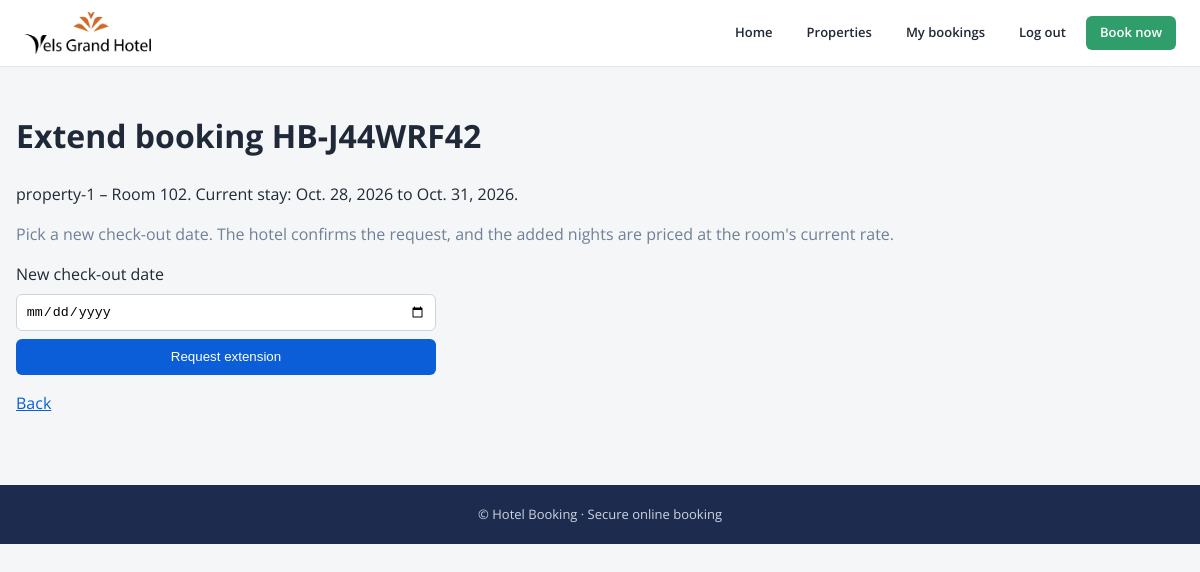
The app's page /account/bookings/HB-J44WRF42/extend/ (signed in) with its own data.
### bookings/models.py (models this page shows, shortened)
class Booking(TimeStampedModel):
    class Status(models.TextChoices):
        PENDING = "PENDING", "Pending"
        CONFIRMED = "CONFIRMED", "Confirmed"
        CHECKED_IN = "CHECKED_IN", "Checked in"
        CHECKED_OUT = "CHECKED_OUT", "Checked out"
        CANCELLED = "CANCELLED", "Cancelled"
        NO_SHOW = "NO_SHOW", "No show"
        EXPIRED = "EXPIRED", "Expired"
    class PaymentStatus(models.TextChoices):
        UNPAID = "UNPAID", "Unpaid"
        PENDING = "PENDING", "Pending"
        PARTIALLY_PAID = "PARTIALLY_PAID", "Partially paid"
        PAID = "PAID", "Paid"
        REFUNDED = "REFUNDED", "Refunded"
        FAILED = "FAILED", "Failed"
        EXTENSION = "EXTENSION", "Extension"
        ADJUSTMENT = "ADJUSTMENT", "Adjustment"
    class Source(models.TextChoices):
        ONLINE = "ONLINE", "Online"
        ADMIN_MANUAL = "ADMIN_MANUAL", "Admin manual"
        WALK_IN = "WALK_IN", "Walk-in"
    reference = models.CharField(max_length=20, unique=True, default=generate_reference, editable=False)
    group_ref = models.CharField(max_length=20, blank=True, db_index=True)
    property = models.ForeignKey(Property, on_delete=models.PROTECT, related_name="bookings")
    room = models.ForeignKey(Room, on_delete=models.PROTECT, related_name="bookings")
    customer = models.ForeignKey(
        settings.AUTH_USER_MODEL, null=True, blank=True, on_delete=models.SET_NULL, related_name="bookings"
    )
    customer_name = models.CharField(max_length=200)
    customer_email = models.EmailField()
    customer_phone = models.CharField(max_length=20)
    check_in = models.DateField()
    check_out = models.DateField()
    guests = models.PositiveSmallIntegerField(default=1)
    price_per_night = models.DecimalField(max_digits=10, decimal_places=2)
    additional_charges = models.DecimalField(max_digits=10, decimal_places=2, default=0)
    discount = models.DecimalField(max_digits=10, decimal_places=2, default=0)
    tax_amount = models.DecimalField(max_digits=10, decimal_places=2, default=0)
    total_amount = models.DecimalField(max_digits=12, decimal_places=2)
    status = models.CharField(max_length=15, choices=Status.choices, default=Status.PENDING, db_index=True)
    payment_status = models.CharField(max_length=15, choices=PaymentStatus.choices, default=PaymentStatus.UNPAID)
    source = models.CharField(max_length=15, choices=Source.choices, default=Source.ONLINE)
    expires_at = models.DateTimeField(null=True, blank=True)   # hold deadline for PENDING
    amount_paid = models.DecimalField(max_digits=12, decimal_places=2, default=0,
                                      help_text="Only meaningful while PARTIALLY_PAID")
    actual_check_in = models.DateTimeField(null=True, blank=True)
    actual_check_out = models.DateTimeField(null=True, blank=True)
    checked_in_by = models.ForeignKey(settings.AUTH_USER_MODEL, null=True, blank=True,
                                      on_delete=models.SET_NULL, related_name="+")
    checked_out_by = models.ForeignKey(settings.AUTH_USER_MODEL, null=True, blank=True,
                                       on_delete=models.SET_NULL, related_name="+")
    special_requests = models.TextField(blank=True)
    internal_notes = models.TextField(blank=True)
    created_by = models.ForeignKey(
        settings.AUTH_USER_MODEL, null=True, blank=True, on_delete=models.SET_NULL, related_name="+"
    )
    objects = BookingQuerySet.as_manager()
    class Meta:
        ordering = ["-created_at"]
        constraints = [
            models.CheckConstraint(condition=Q(check_out__gt=F("check_in")), name="booking_checkout_after_checkin"),
            models.CheckConstraint(condition=Q(guests__gte=1), name="booking_guests_min_1"),
            models.CheckConstraint(
                condition=Q(price_per_night__gte=0) & Q(total_amount__gte=0)
                & Q(additional_charges__gte=0) & Q(discount__gte=0) & Q(tax_amount__gte=0),
                name="booking_amounts_non_negative",
            ),
            models.CheckConstraint(condition=Q(amount_paid__gte=0), name="booking_amount_paid_non_negative"),
        ]
        indexes = [
            models.Index(fields=["room", "check_in", "check_out"]),   # overlap lookups
            models.Index(fields=["status", "expires_at"]),            # hold-expiry job
        ]

### properties/models.py (models this page shows, shortened)
class Property(TimeStampedModel):
    name = models.CharField(max_length=200)
    slug = models.SlugField(max_length=220, unique=True)
    description = models.TextField(blank=True)
    address_line = models.CharField(max_length=255)
    city = models.CharField(max_length=100, db_index=True)
    state = models.CharField(max_length=100)
    country = models.CharField(max_length=100, default="India")
    phone = models.CharField(max_length=20)
    email = models.EmailField()
    timezone = models.CharField(max_length=64, default="Asia/Kolkata", validators=[validate_timezone])
    check_in_time = models.TimeField(default="14:00")
    check_out_time = models.TimeField(default="11:00")
    free_cancellation_hours = models.PositiveIntegerField(default=24)
    tax_percent = models.DecimalField(
        max_digits=5, decimal_places=2, default=0,
        validators=[MinValueValidator(0), MaxValueValidator(100)],
    )
    amenities = models.ManyToManyField(Amenity, blank=True, related_name="properties")
    is_active = models.BooleanField(default=True, db_index=True)
    class Meta:
        verbose_name_plural = "properties"
        ordering = ["name"]
        constraints = [
            models.CheckConstraint(
                condition=Q(tax_percent__gte=0) & Q(tax_percent__lte=100),
                name="property_tax_percent_0_100",
            ),
        ]

### rooms/models.py (models this page shows, shortened)
class Room(TimeStampedModel):
    class OperationalStatus(models.TextChoices):
        ACTIVE = "ACTIVE", "Active"
        OUT_OF_SERVICE = "OUT_OF_SERVICE", "Out of service"  # long-term; short blocks use RoomBlock
    class HousekeepingStatus(models.TextChoices):
        CLEAN = "CLEAN", "Clean"
        DIRTY = "DIRTY", "Dirty"
        INSPECTING = "INSPECTING", "Inspecting"
    class SizeUnit(models.TextChoices):
        SQFT = "SQFT", "sq ft"
        SQM = "SQM", "sq m"
    property = models.ForeignKey(Property, on_delete=models.PROTECT, related_name="rooms")
    room_type = models.ForeignKey(RoomType, on_delete=models.PROTECT, related_name="rooms")
    number = models.CharField(max_length=20)
    floor = models.SmallIntegerField(null=True, blank=True)
    description = models.TextField(blank=True)
    max_guests = models.PositiveSmallIntegerField(default=2)
    base_occupancy = models.PositiveSmallIntegerField(default=2)
    bed_count = models.PositiveSmallIntegerField(default=1)
    bed_type = models.ForeignKey(BedType, on_delete=models.PROTECT, related_name="rooms")
    size = models.DecimalField(max_digits=7, decimal_places=2, null=True, blank=True)
    size_unit = models.CharField(max_length=4, choices=SizeUnit.choices, default=SizeUnit.SQFT)
    price_per_night = models.DecimalField(max_digits=10, decimal_places=2, validators=[MinValueValidator(0)])
    extra_guest_charge = models.DecimalField(
        max_digits=10, decimal_places=2, default=0, validators=[MinValueValidator(0)]
    )
    monthly_only = models.BooleanField(default=False, help_text="Bookable in whole months only")
    amenities = models.ManyToManyField(Amenity, blank=True, related_name="rooms")
    operational_status = models.CharField(
        max_length=20, choices=OperationalStatus.choices, default=OperationalStatus.ACTIVE, db_index=True
    )
    housekeeping_status = models.CharField(
        max_length=20, choices=HousekeepingStatus.choices, default=HousekeepingStatus.CLEAN
    )
    class Meta:
        ordering = ["property", "number"]
        constraints = [
            models.UniqueConstraint(fields=["property", "number"], name="uniq_room_number_per_property"),
            models.CheckConstraint(condition=Q(price_per_night__gte=0), name="room_price_non_negative"),
            models.CheckConstraint(condition=Q(extra_guest_charge__gte=0), name="room_extra_charge_non_negative"),
            models.CheckConstraint(condition=Q(max_guests__gte=1), name="room_max_guests_min_1"),
            models.CheckConstraint(condition=Q(base_occupancy__gte=1), name="room_base_occupancy_min_1"),
            models.CheckConstraint(
                condition=Q(base_occupancy__lte=F("max_guests")), name="room_base_occupancy_lte_max"
            ),
        ]
        indexes = [models.Index(fields=["property", "operational_status"])]

### accounts/views.py (the view, shortened to what this page needs)
# urls.py: path("bookings/<str:reference>/extend/", views.ExtendBookingView.as_view(), name="extend_booking"),
class ExtendBookingView(LoginRequiredMixin, View):
    template_name = "accounts/extend.html"
    def _booking(self, request, reference):
        return get_object_or_404(Booking.objects.select_related("property", "room"),
                                 reference=reference, customer=request.user)   # not yours: 404
    def get(self, request, reference):
        booking = self._booking(request, reference)
        if booking.status not in (Booking.Status.CONFIRMED, Booking.Status.CHECKED_IN):
            messages.error(request, "This booking can no longer be extended.")
            return redirect("account")
        return render(request, self.template_name, {"booking": booking, "form": ExtensionForm()})

### accounts/forms.py
class ExtensionForm(forms.Form):
    new_check_out = forms.DateField(
        label="New check-out date", input_formats=["%Y-%m-%d"],
        widget=forms.DateInput(attrs={"type": "date"}))

### templates/accounts/extend.html (shortened to what this page needs)
{% extends "base.html" %}
{% block content %}
<h1>Extend booking {{ booking.reference }}</h1>
<p>{{ booking.property.name }} &ndash; Room {{ booking.room.number }}. Current stay: {{ booking.check_in }} to {{ booking.check_out }}.</p>
<p class="muted">Pick a new check-out date. The hotel confirms the request, and the added nights are priced at the room's current rate.</p>
{% include "accounts/_form.html" with submit_label="Request extension" %}
<p><a href="{% url 'account' %}">Back</a></p>
{% endblock %}

### static/css/site.css (style rules this page uses)
:root { --brand:#0b5ed7; --text:#1f2937; --muted:#6b7280; --bg:#f8fafc; }
* { box-sizing:border-box; }
body { margin:0; font-family:system-ui,sans-serif; color:var(--text); background:var(--bg); line-height:1.5; }
a { color:var(--brand); }
.muted { color:var(--muted); }
.form-stack input { padding:.55rem; border:1px solid #cbd5e0; border-radius:6px; }

### templates/base.html (style rules this page uses)
:root { --ink:#1f2937;--muted:#718096;--line:#e2e8f0;--bg:#f4f6f8;--green:#2f9e6b;--green-d:#25805a;--gold:#d4a743;--navy:#1d2b4f }
body { font-family:'Open Sans',Arial,sans-serif;background:var(--bg);color:var(--ink);line-height:1.5 }

### records on screen
Booking: reference "HB-J44WRF42", property.name "property-1", room.number "102", check_in "Oct. 28, 2026", check_out "Oct. 31, 2026"

### other values on screen
{{ field.label }} "New check-out date"
{{ submit_label }} "Request extension"
